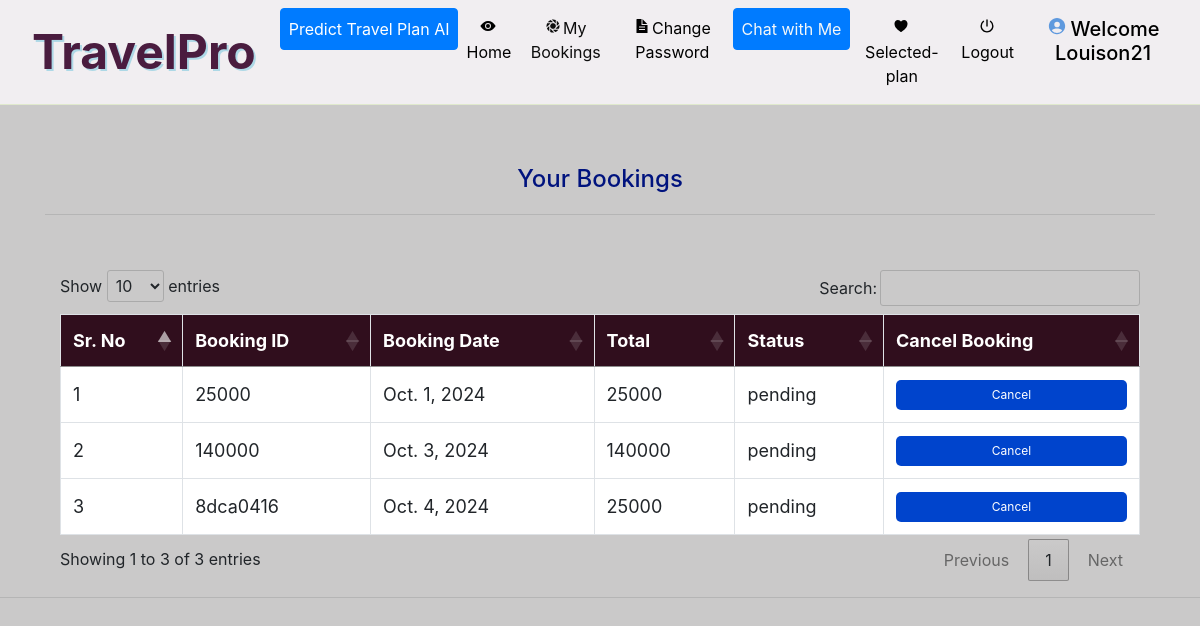
Page /view_booking (signed in) on the committed database.
### grocery/models.py (models this page shows, shortened)
class Booking(models.Model):
    status = models.ForeignKey(Status, on_delete=models.CASCADE, null=True)
    profile = models.ForeignKey(Profile, on_delete=models.CASCADE, null=True)
    booking_id = models.CharField(max_length=200, null=True)
    quantity = models.IntegerField(null=True)
    book_date = models.DateField(null=True)
    total = models.IntegerField(null=True)
    product = models.ForeignKey(Product, on_delete=models.CASCADE, null=True)

class Status(models.Model):
    name = models.CharField(max_length=20, null=True)
    def __str__(self):
        return self.name

### grocery/views.py (the view)
# urls.py: path('view_booking', View_Booking, name='view_booking'),
def View_Booking(request):
    if not request.user.is_authenticated:
        return redirect('login')
    user = User.objects.get(id=request.user.id)
    profile = Profile.objects.get(user=user)
    cart = Cart.objects.filter(profile=profile)
    book = Booking.objects.filter(profile=profile)
    pro = recommended_product(request)
    num1 = 0
    for i in cart:
        num1 += 1
    d = {'book': book, 'num1': num1, 'pro': pro}
    return render(request, 'view_booking.html', d)

### grocery/views.py (called while the page is built)
def recommended_product(request):
    user = User.objects.get(id=request.user.id)
    profile = Profile.objects.get(user=user)
    book = Booking.objects.filter(profile=profile).order_by('-id')[:2]
    recommend = []
    for i in book:
        recommend += i.booking_id.split('.')[1:]
    pro1 = Product.objects.filter(id__in=recommend)
    cat = []
    for i in pro1:
        if not i.category.id in cat:
            cat.append(i.category.id)
    pro = Product.objects.filter(category__id__in=cat).order_by('?')
    return pro

### grocery/templates/view_booking.html (shortened to what this page needs)
{% extends 'navigation.html' %}
{% block body %}
<div class="container">
  <center>
    <h2>Your Bookings</h2>
    <hr>
  </center>
  <div class="container">
    <table class="table table-bordered" id="myTable">
      <thead>
        <tr>
          <th>Sr. No</th>
          <th>Booking ID</th>
          <th>Booking Date</th>
          <th>Total</th>
          <th>Status</th>
          <th>Cancel Booking</th>
        </tr>
      </thead>
      <tbody>
        {% for i in book %}
        <tr>
          <td>{{ forloop.counter }}</td>
          <td>{{ i.booking_id }}</td>
          <td>{{ i.book_date }}</td>
          <td>{{ i.total }}</td>
          <td>
            {% if i.status == 'Delivered' %}
              Confirmed
            {% else %}
              {{ i.status }}
            {% endif %}
          </td>
          <td>
            <a href="{% url 'delete_booking' i.booking_id i.id %}" onclick="return confirm('Are you sure?')">
              <button class="button1" id="delete">Cancel</button>
            </a>
          </td>
        </tr>
        {% endfor %}
      </tbody>
    </table>
  </div>
</div>
<hr>
{% endblock %}

### grocery/templates/navigation.html (shortened to what this page needs)
<!DOCTYPE html>
<html lang="en">
<head>
    {% load static %}
    <link rel="stylesheet" href="https://maxcdn.bootstrapcdn.com/bootstrap/4.0.0/css/bootstrap.min.css">
    <link rel="stylesheet" href="//cdn.datatables.net/1.10.19/css/jquery.dataTables.min.css">
    <link rel="stylesheet" href="https://cdnjs.cloudflare.com/ajax/libs/font-awesome/4.7.0/css/font-awesome.min.css">
</head>
<body style="background-color:rgb(202, 201, 201)">
<nav class="navbar navbar-expand-sm" style="background-color : #f1eef1 ; border-bottom:1px solid #e0e9cd">
    <a class="navbar-brand pl-3" href="#" style="color: rgb(74, 28, 63); font-weight: bold; font-size: 3rem; text-shadow: 2px 2px lightblue;">TravelPro</a>
    <div class="collapse navbar-collapse" id="collapsibleNavbar">
        <ul class="navbar-nav pl-2 text-center">
            {% if request.user.username %}
                {% if not request.user.is_staff %}
                <li class="nav-item">
                    <a class="nav-link btn btn-primary" href="https://intelligenttravelplanningsystem.streamlit.app/" style="color: rgb(255, 255, 255);" target="_blank">
                       </ion-icon> Predict Travel Plan AI
                    </a>
                </li>
                <li class="nav-item">
                    <a class="nav-link" href="{% url 'view_product' 0 %}" style="color:rgb(0, 0, 0)"><ion-icon style="margin-right:2px" name="eye"></ion-icon>Home</a>
                </li>
                <li class="nav-item">
                    <a class="nav-link" href="{% url 'view_booking' %}" style="color:rgb(13, 13, 13)"><ion-icon style="margin-right:2px" name="aperture"></ion-icon>My Bookings</a>
                </li>
                <li class="nav-item">
                    <a class="nav-link" href="{% url 'change_password' %}" style="color:rgb(1, 1, 1)"><ion-icon style="margin-right:2px" name="document-text-sharp"></ion-icon>Change Password</a>
                </li>
                {% endif %}
                {% if not request.user.is_staff %}
                    <li class="nav-item">
                        <a class="nav-link btn btn-primary" href="{% url 'chatbot' %}" style="color:rgb(244, 247, 248)">
                            </ion-icon>Chat with Me
                        </a>
                    </li>
                        <a class="nav-link" href="{% url 'cart' %}" style="color:rgb(1, 1, 1)">
                            <ion-icon style="margin-right:2px" name="heart"></ion-icon>Selected-plan
                        </a>
                {% endif %}
                <li class="nav-item">
                    <a class="nav-link" href="{% url 'logout' %}" style="color:rgb(0, 0, 0)"><ion-icon style="margin-right:1px" name="power-sharp"></ion-icon>Logout</a>
                </li>
                {% if not request.user.is_staff %}
                <li class="nav-item">
                    <a href="{% url 'profile' %}"><h5 class="nav-link" style="color:#000000 ; text-transform : capitalize"><ion-icon style="margin-right:4px;color:#5e99de" name="person-circle-sharp"></ion-icon>Welcome {{request.user.username}}</h5>
                    </a>
                </li>
                {% endif %}
            {% endif %}
        </ul>
    </div>
</nav>
{% block body %}
{% endblock %}
</body>
</html>

### grocery/templates/navigation.html (style rules this page uses)
* { box-sizing: border-box; }
#myTable { border-collapse: collapse; width: 100%; border: 1px solid #ddd; font-size: 18px; }
#myTable th { text-align: left; padding: 12px; background-color: rgb(48, 14, 29); color: white; }
#myTable td { text-align: left; padding: 12px; background-color: white; }
#myTable tr { border-bottom: 1px solid #ddd; }
.button1 { border-radius: 15px; }
.navbar-brand { text-shadow: 1px 1px lightblue; }

### grocery/templates/view_booking.html (style rules this page uses)
.table-bordered { border: 1px solid #e0e0e0; font-size: 14px; }
.table th, .table td { vertical-align: middle; text-align: center; }
.table thead th { background-color: #0044cc; color: white; }
.table tbody tr td a button { width: 100%; border: none; padding: 6px 10px; color: white; background-color: #0044cc; border-radius: 5px; transition: background-color 0.3s ease; }
.button1 { color: white; background-color: #0044cc; border: none; padding: 8px 16px; font-size: 12px; cursor: pointer; border-radius: 5px; }
h2 { font-size: 24px; margin-bottom: 20px; color: rgb(0, 19, 126); }
.container { margin-top: 5%; }

### rows in the picture
Booking: booking_id "25000", book_date "Oct. 1, 2024", total "25000", status "pending"
Booking: booking_id "140000", book_date "Oct. 3, 2024", total "140000", status "pending"
Booking: booking_id "8dca0416", book_date "Oct. 4, 2024", total "25000", status "pending"

### other values in the picture
{{ request.user.username }} "Louison21"
